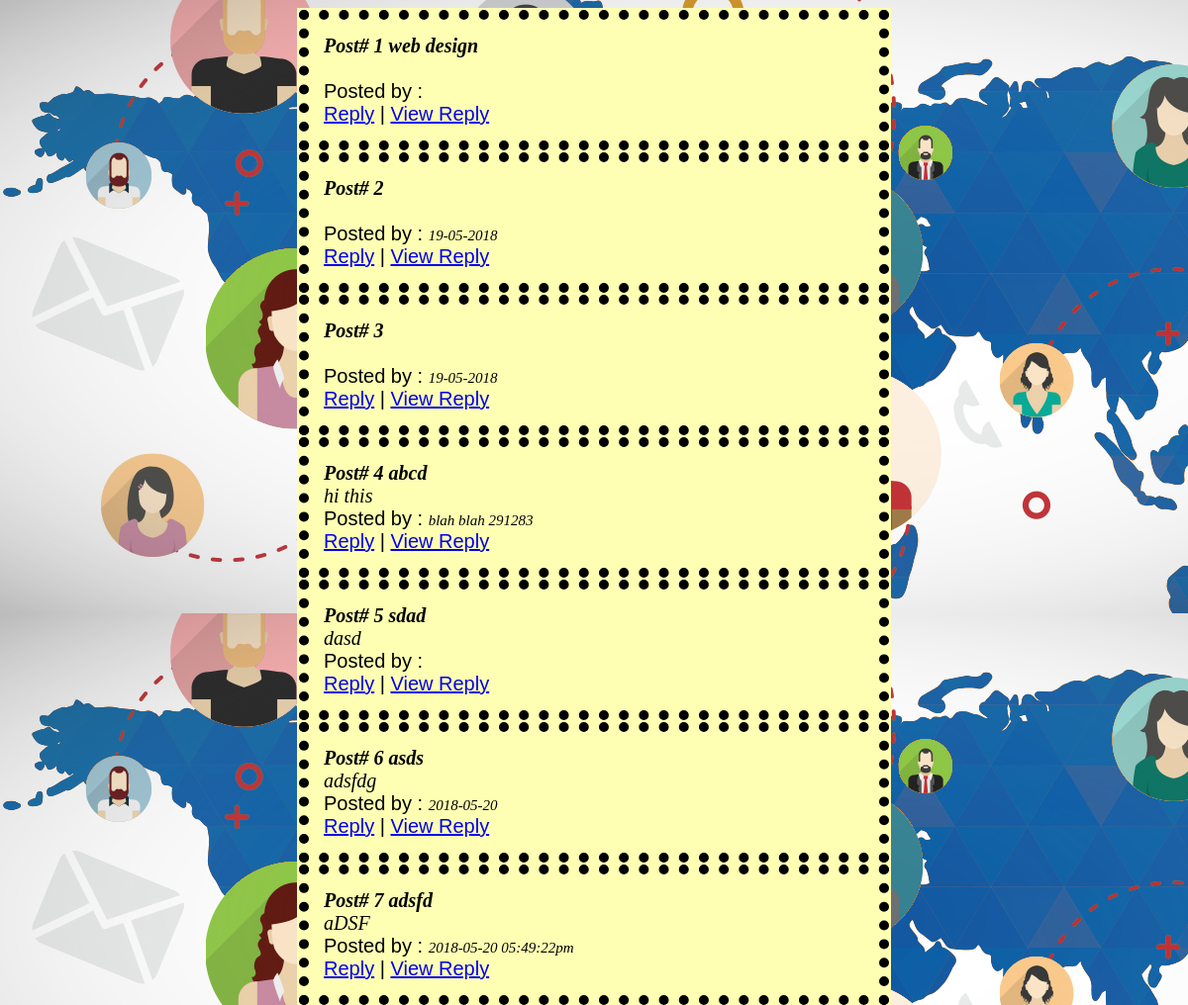
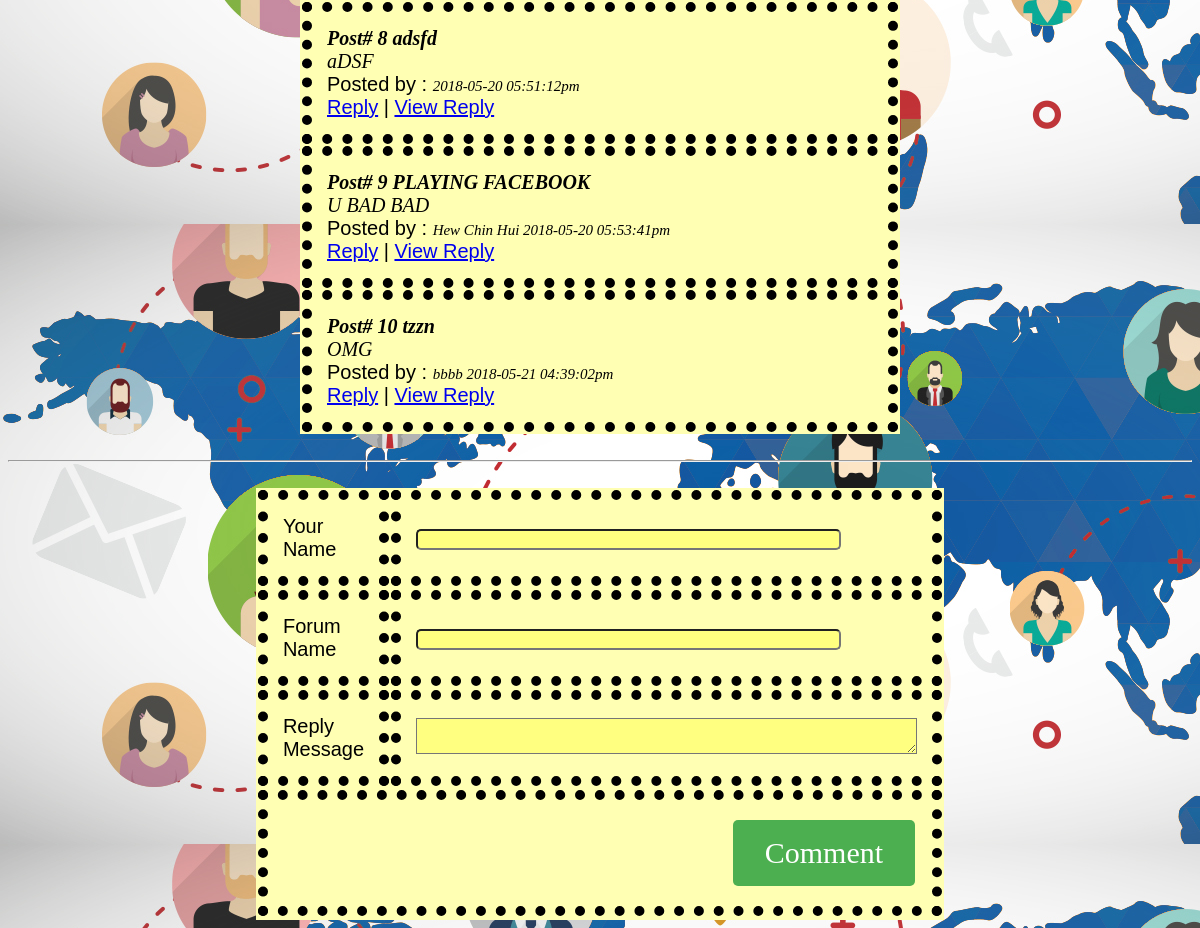
/forum_display_and_reply.php, run on the app's committed database (2 pictures, top to bottom).
### tables this page shows
CREATE TABLE `forum` (
  `forum_id` int(11) NOT NULL,
  `forum_name` varchar(100) NOT NULL,
  `forum_description` varchar(255) NOT NULL,
  `forum_author` varchar(255) NOT NULL,
  `date` varchar(50) NOT NULL
);

### forum_display_and_reply.php (the view, shortened to what this page needs)
<!DOCTYPE html>
<html>
<head>
</head>
<body>
<table align="center">
<?php
   include("alumni_connect.php");
   $sql="SELECT * FROM forum";
   $result=$conn->query($sql);
   if ($result->num_rows > 0)
	{
			while($row = $result->fetch_assoc())
			{
  				echo "<tr style=border:1px solid>
					   <td><span class=sp1>Post#
					   ".$row['forum_id']."  ".$row['forum_name']."
                       </span><br>
                       <span class=sp2>".$row['forum_description']."
					   <br></span>
					   Posted by :
	                   <span class=sp3>".$row['forum_author']."     ".$row['date']."</span>
	                     <br><a href=#reply>Reply</a> | <a href='view_reply.php'>View Reply</a></td>
                       </tr>";
					   }
	}
	?>
</table>
<br>
<hr>
<br>
<div id="reply" align="center">
<table>
<form method="post">
     <tr>
        <td>Your Name</td>
		<td><input size="50" type="text" name="post_author" /></td>
     <tr>
	 <tr>
        <td>Forum Name</td>
		<td><input size="50" type="text" name="post_title" /></td>
     <tr>
	 <tr>
        <td>Reply Message</td>
		<td><textarea cols="60" row="5" name="post_body" ></textarea></td>
     <tr>
	 <tr>
        <td colspan="2" align="right"><input type="submit" name="Comment" value="Comment" /></td>
</form>
</table>
</div>
</body>
</html>

### forum_display_and_reply.php (style rules this page uses)
table { border:0px solid; font-size:14px; width:600px; background-color:#ffffb3; }
td { border:1px solid; font-size: 20px; border: 10px dotted black; padding: 15px; background-clip: content-box; }
input { background-color:#ffff80; border-radius:5px; }
textarea { background-color:#ffff80; }
input[type=button], input[type=submit], input[type=reset] { background-color: #4CAF50; border: none; color: white; font-family:"Times New Roman", Times, serif; font-size:30px; padding: 16px 32px; text-decoration: none; margin: 5px 2px; cursor: pointer; }
body { background-image: url("alumni-hero-1.jpg"); font-family: Arial, Helvetica, sans-serif; color:#000000; }
span.sp1 { font-family: "Times New Roman", Times, serif; font-weight: bold; font-style:italic; size:20px; font: 20px; }
span.sp2 { font-family: "Times New Roman", Times, serif; font-style:italic; }
span.sp3 { font-style:italic; font-family: "Times New Roman", Times, serif; font-size:15px; }

### data on the page
forum: forum_id "1", forum_name "web design"
forum: forum_id "2", date "19-05-2018"
forum: forum_id "3", date "19-05-2018"
forum: forum_id "4", forum_name "abcd", forum_description "hi this", forum_author "blah blah", date "291283"
forum: forum_id "5", forum_name "sdad", forum_description "dasd"
forum: forum_id "6", forum_name "asds", forum_description "adsfdg", date "2018-05-20"
forum: forum_id "7", forum_name "adsfd", forum_description "aDSF", date "2018-05-20 05:49:22pm"
forum: forum_id "8", forum_name "adsfd", forum_description "aDSF", date "2018-05-20 05:51:12pm"
forum: forum_id "9", forum_name "PLAYING FACEBOOK", forum_description "U BAD BAD", forum_author "Hew Chin Hui", date "2018-05-20 05:53:41pm"
forum: forum_id "10", forum_name "tzzn", forum_description "OMG", forum_author "bbbb", date "2018-05-21 04:39:02pm"
